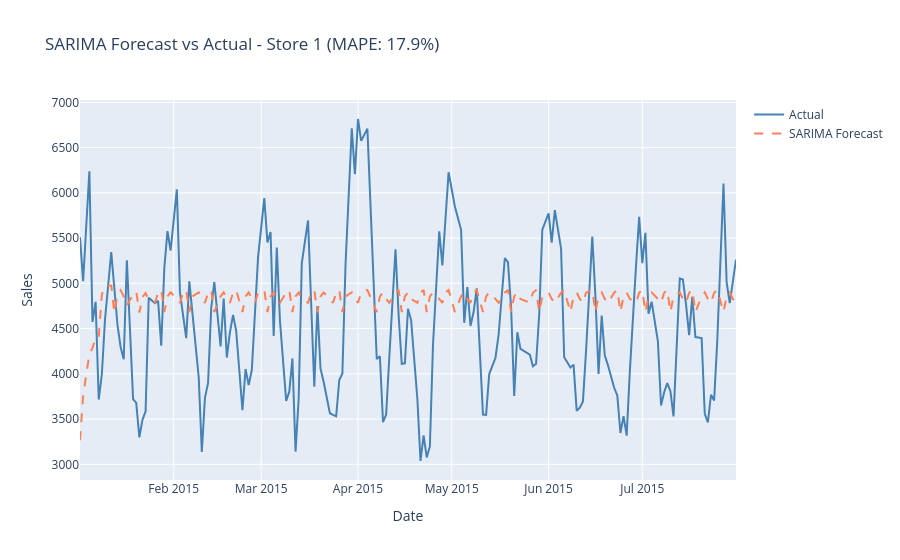

Notebook code cell kept with this figure:
### Code cell
# Forecast
forecast_sarima = sarima_fit.forecast(steps=len(test))
forecast_sarima.index = test.index

# Metrics
def mape(y_true, y_pred):
    return np.mean(np.abs((y_true - y_pred) / y_true)) * 100

def rmse(y_true, y_pred):
    return np.sqrt(np.mean((y_true - y_pred) ** 2))

def mae(y_true, y_pred):
    return np.mean(np.abs(y_true - y_pred))

sarima_mape = mape(test, forecast_sarima)
sarima_rmse = rmse(test, forecast_sarima)
sarima_mae = mae(test, forecast_sarima)

print(f"SARIMA Metrics - Store 1 (Test: Jan-Jul 2015)")
print(f"MAPE: {sarima_mape:.2f}%")
print(f"RMSE: {sarima_rmse:.0f}")
print(f"MAE:  {sarima_mae:.0f}")

# Plot
fig = go.Figure()

fig.add_trace(go.Scatter(
    x=test.index,
    y=test.values,
    mode='lines',
    name='Actual',
    line=dict(color='steelblue', width=2)
))

fig.add_trace(go.Scatter(
    x=forecast_sarima.index,
    y=forecast_sarima.values,
    mode='lines',
    name='SARIMA Forecast',
    line=dict(color='coral', width=2, dash='dash')
))

fig.update_layout(
    title=f'SARIMA Forecast vs Actual - Store 1 (MAPE: {sarima_mape:.1f}%)',
    xaxis_title='Date',
    yaxis_title='Sales',
    hovermode='x unified'
)
fig.show()

### Figure 1 — Plotly figure (JSON) as saved in the notebook; plotly's stock layout.template omitted (floating-point values rounded to 4 significant figures; data arrays with more than 128 entries replaced by an {"elided": "..."} marker saying what was removed)
{"data": [{"line": {"color": "steelblue", "width": 2}, "mode": "lines", "name": "Actual", "type": "scatter", "x": {"elided": "175 str values"}, "y": {"elided": "175 int values"}}, {"line": {"color": "coral", "dash": "dash", "width": 2}, "mode": "lines", "name": "SARIMA Forecast", "type": "scatter", "x": {"elided": "175 str values"}, "y": {"elided": "175 float values"}}], "layout": {"hovermode": "x unified", "title": {"text": "SARIMA Forecast vs Actual - Store 1 (MAPE: 17.9%)"}, "xaxis": {"title": {"text": "Date"}}, "yaxis": {"title": {"text": "Sales"}}}}
